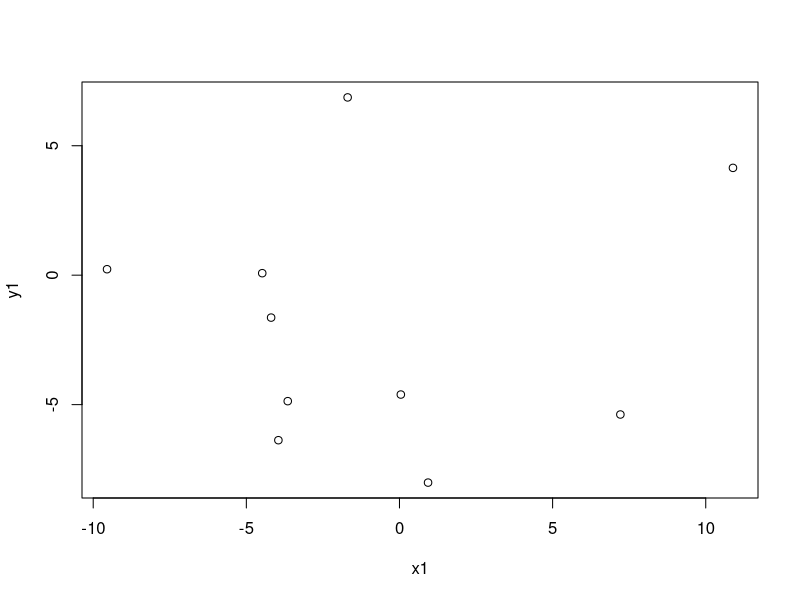
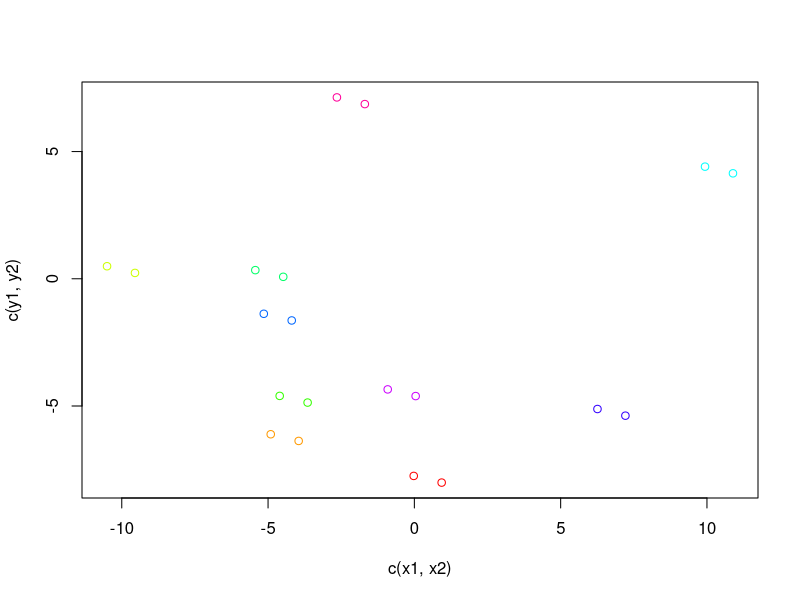
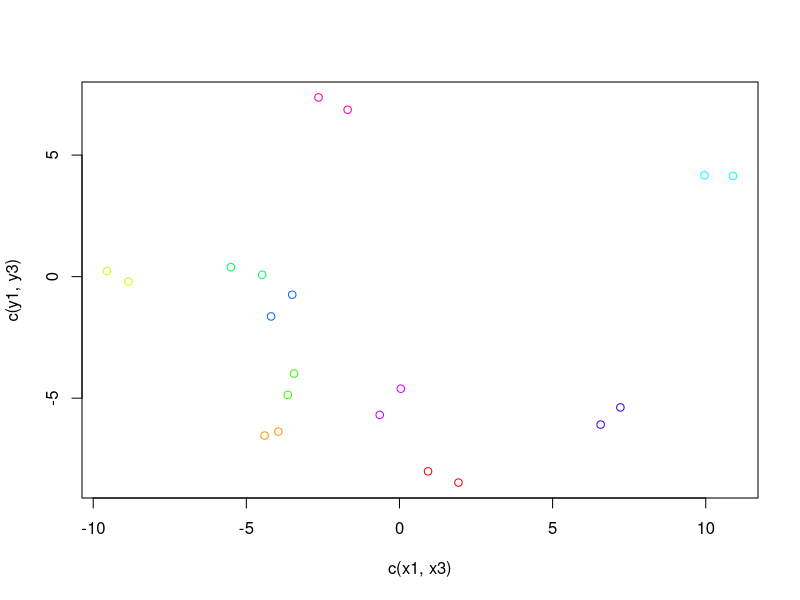
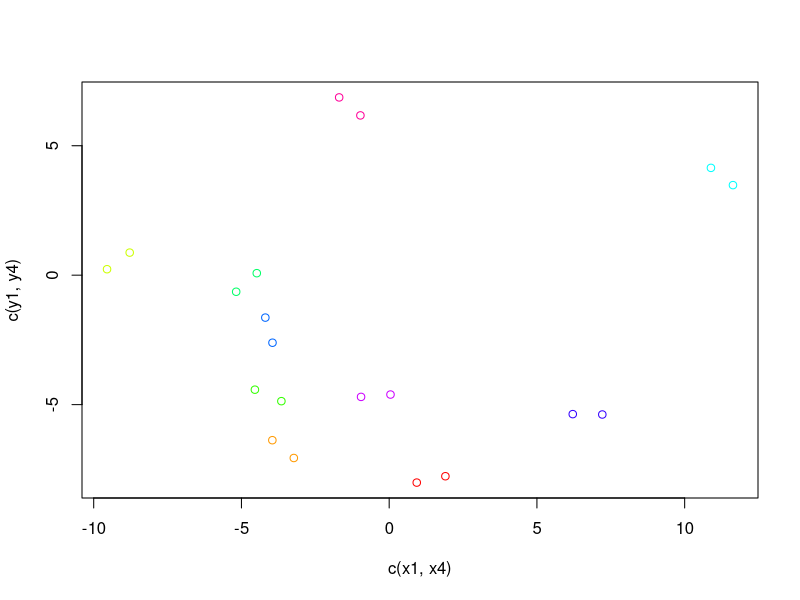

Recreate these plots in R, in order.
## ---- chunk 1
knitr::opts_chunk$set(echo = TRUE)
## ---- chunk 2
example1 <- matrix(1,nrow = 4, ncol = 4)
example1
example1 <- apply(X = example1, MARGIN = c(1,2), FUN = runif) #There are three main arguments to apply. X is the data to be used, MARGIN indicates whether to iterate over rows (1), columns (2), or both (c(1,2)). FUN is the function that should be applied to each value. By default, the current iteration of X is passed to the first argument of FUN. Here that means for each iteration, a 1 is passed to the n argument of runif (a single value is drawn).
example1
## ---- chunk 3
apply(X = example1, MARGIN = 2, FUN = mean) #column means
apply(example1, 1, mean) #row means
## ---- chunk 4
example2 <- matrix(rep(1:4, each = 100), nrow = 100, ncol = 4)
head(example2)
example2 <- apply(X = example2, MARGIN = c(1,2), FUN = function(x) rnorm(1, x)) #Here, we define a function separately that takes our iterated value as the variable x and passes it to the second argument of rnorm (the mean of the distribution)
head(example2)
## ---- chunk 5
apply(X = example2, MARGIN = 2, FUN = mean)
## ---- chunk 6
arbitraryOperations <- function(a, b) { #don't worry about understanding what this function does. The point is to illustrate the we can do whatever we want!
  if (a == 0) return(0)
  out <- (b*a) + (b/a)
  while (out < 1) {
    a <- a - 0.1
    out <- out * a
  }
  out
}
example3 <- data.frame("A" = runif(10, -10, -1), "B" = runif(10, -1, 1), "C" = runif(10, 1, 10))
example3
apply(X = example3, MARGIN = c(1,2), FUN = arbitraryOperations, b = 0.2) #our arbitraryOperations function requires two arguments. The first 'a', is passed to our function by apply and comes from X (example3). The second we tell apply what it is directly by including the argument name and its value our call to apply.
## ---- chunk 7
coords1 <- vector(mode = "list", length = 10) #create empty list
coords1 <- lapply(X = coords1, FUN = function(x) rnorm(n = 2, mean = 0, sd = 5)) #notice our function doesn't even use its input! We could enter any list and the values in it wouldn't matter. Do you see why?
move <- function(coords, dist, angle) {  #a simple move function
  coords[1] <- coords[1] + dist * cos(angle)
  coords[2] <- coords[2] + dist * sin(angle)
  coords
}
coords2 <- lapply(X = coords1, FUN = move, dist = rnorm(n=1, mean = 1, sd = 0.2), angle = runif(1,0,2*pi))
## ---- chunk 8
x1 <- sapply(coords1, FUN = function(x) x[1]) #puts all the x coordinates in one vector
y1 <- sapply(coords1, FUN = function(x) x[2]) #puts all the y coordinates in one vector
x1
y1
plot(x1,y1)
x2 <- sapply(coords2, FUN = function(x) x[1])
y2 <- sapply(coords2, FUN = function(x) x[2])
plot(c(x1,x2), c(y1,y2), col = rainbow(length(x1)))
## ---- chunk 9
coords3 <- mapply(FUN = move, coords1, dist = rnorm(n = length(coords1), mean = 1, sd = 0.2), angle = runif(length(coords1), 0, 2*pi), SIMPLIFY = FALSE) #Notice the addition of the SIMPLIFY argument; mapply, like sapply, will try to simplify the data ourput unless we tell it not to. Also note the argument for our data is no longer X. In fact there is no argument name for our data, any unnamed arguments are just assumed to be the data. As a challenge, think back to the reading you did at the start this exercise and see if you can figure out why.
x3 <- sapply(coords3, function(x) x[1])
y3 <- sapply(coords3, function(x) x[2])
plot(c(x1,x3), c(y1,y3), col = rainbow(length(x1)))
## ---- chunk 10
coords4 <- mapply(FUN = move, coords1, angle = runif(length(coords1),0,2*pi), MoreArgs = list(dist = 1), SIMPLIFY = FALSE) #The argument MoreArgs takes a list where the name of each element is an argument of FUN and the value of each element is the value to be passed to that argument.
x4 <- sapply(coords4, function(x) x[1])
y4 <- sapply(coords4, function(x) x[2])
plot(c(x1,x4), c(y1,y4), col = rainbow(length(x1)))
